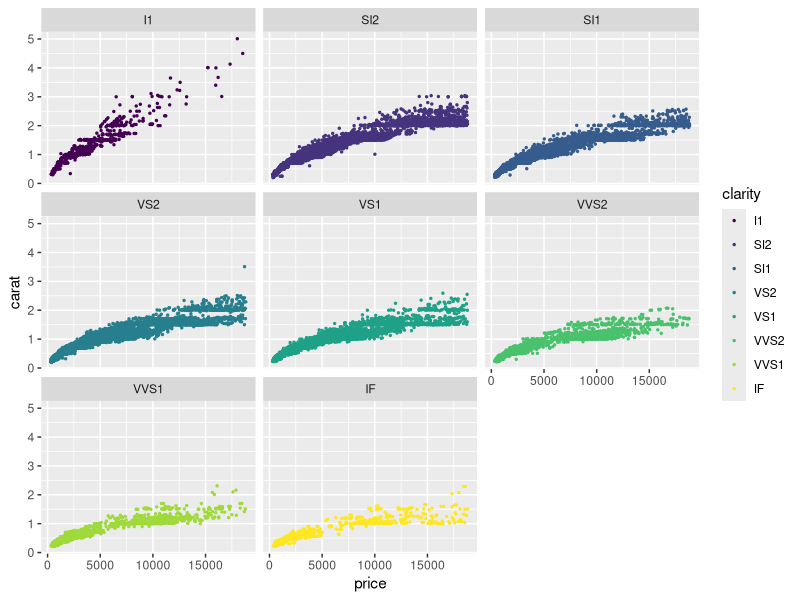
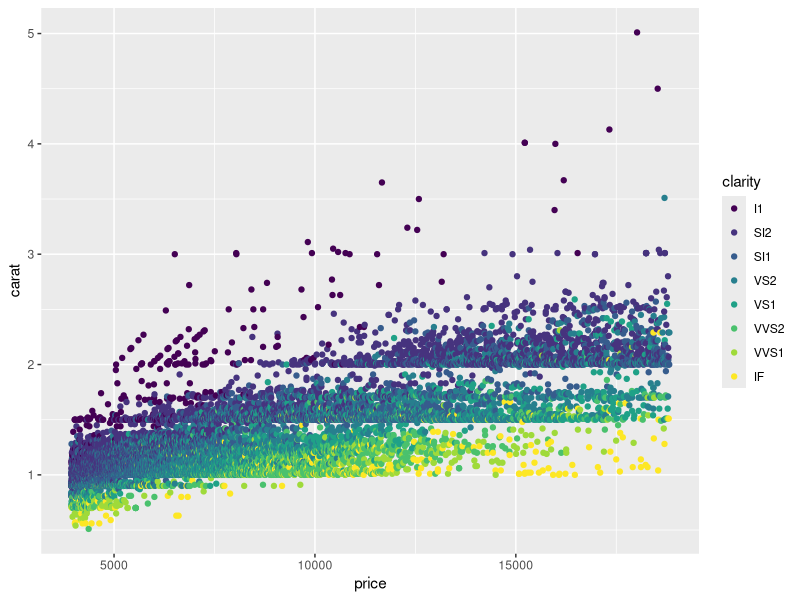
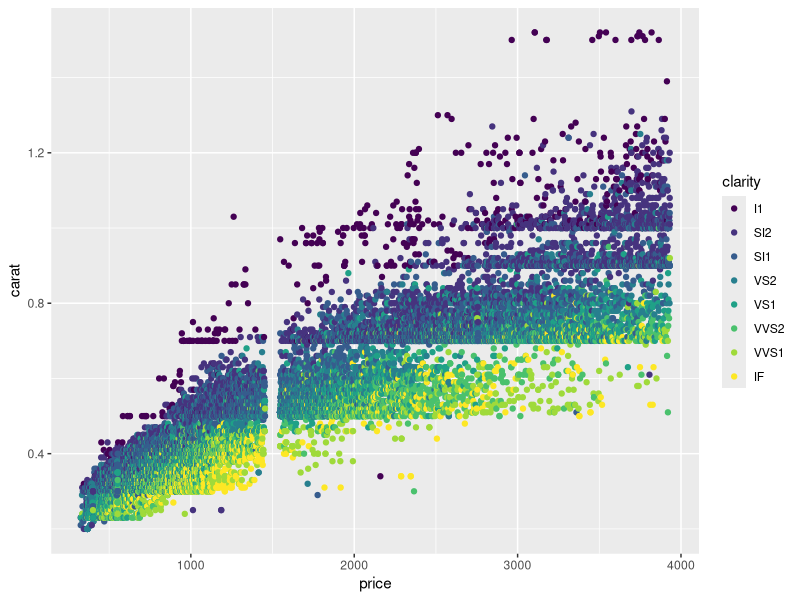
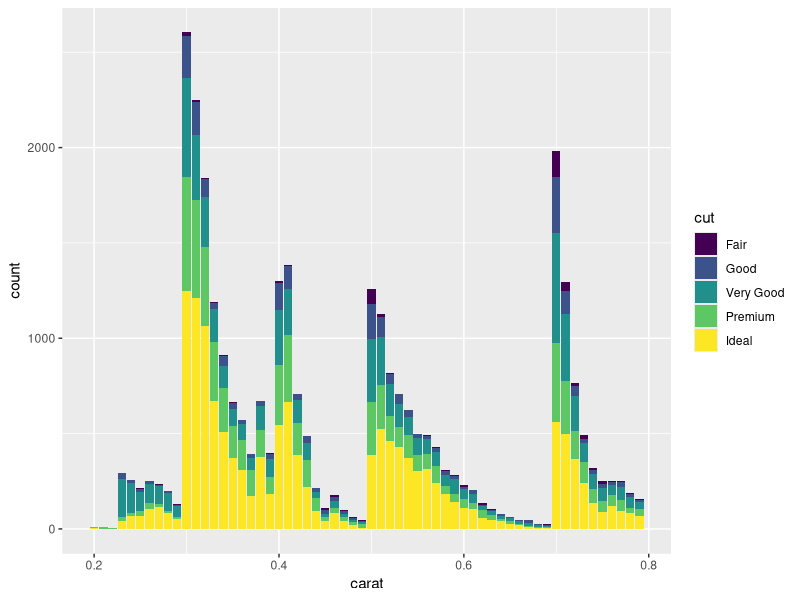
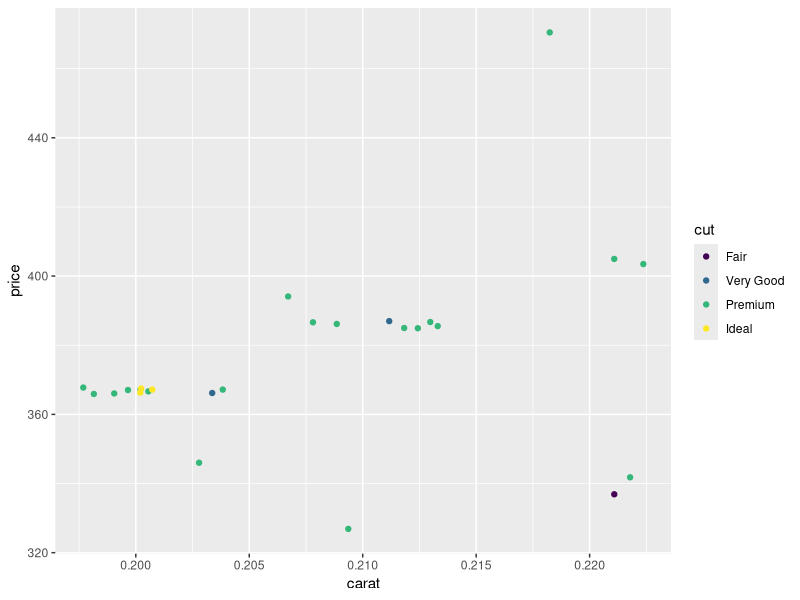
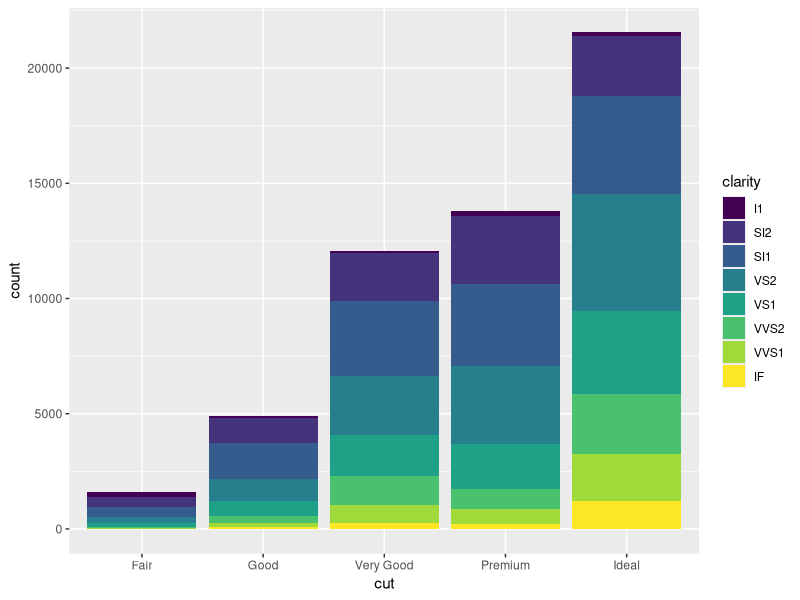
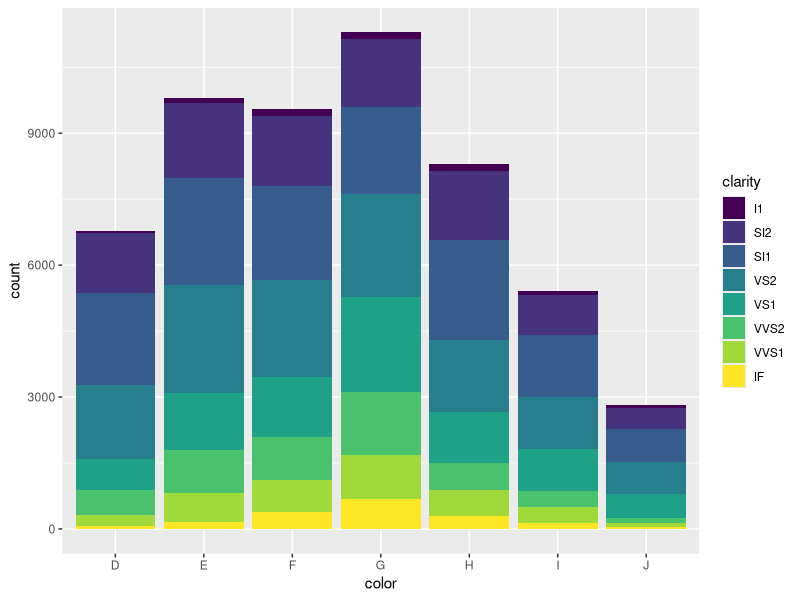
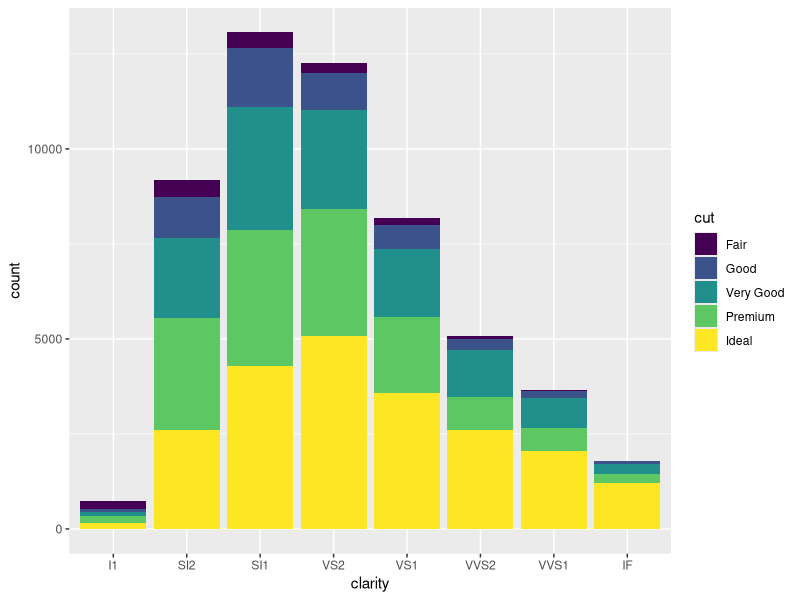

Reproduce these figures in R, in order.
## ---- chunk 1
knitr::opts_chunk$set(echo = TRUE)

# install.packages("ggplot2")
library(ggplot2)
## ---- chunk 2
## take a look
data(diamonds)
head(diamonds)

## ---- chunk 3

str(diamonds)

## ---- chunk 4

help(diamonds)

## ---- chunk 5
# check for NA values

colSums(is.na(diamonds))

## ---- chunk 6
# explore price

summary(diamonds$price)

mean_price <- mean(diamonds$price)

greater_mean_price <- diamonds[diamonds$price > mean_price, ]
lesser_mean_price <- diamonds[diamonds$price < mean_price, ]

ggplot(data = diamonds, aes(price, carat)) +
  geom_point(aes(color = clarity), size = 0.5) +
  facet_wrap(. ~ clarity)

ggplot(data = greater_mean_price, aes(price, carat)) +
  geom_point(aes(color = clarity))

ggplot(data = lesser_mean_price, aes(price, carat)) +
  geom_point(aes(color = clarity))

print(paste("Diamonds priced at $1500:", nrow(diamonds[diamonds$price == 1500, ])))
print(paste("Diamonds priced between $1550 & $1545:", nrow(diamonds[diamonds$price >= 1500 & diamonds$price <= 1545, ])))

## ---- chunk 7
# explore carat

summary(diamonds$carat)

mean_carat <- mean(diamonds$carat)

lesser_mean_carat <- diamonds[diamonds$carat < mean_carat, ]
greater_mean_carat <- diamonds[diamonds$carat > mean_carat, ]

ggplot(data = lesser_mean_carat, aes(carat)) +
  geom_bar(aes(fill = cut))

nrow(diamonds[diamonds$carat < 0.23, ])
nrow(diamonds[diamonds$carat == 0.23, ])
carat_low_df <- diamonds[diamonds$carat < 0.23, ]

ggplot(data = carat_low_df, aes(carat, price), size = 2) +
  geom_jitter(aes(color = cut))

## ---- chunk 8
# explore cut

summary(diamonds$cut)

ggplot(data = diamonds, aes(cut)) +
  geom_bar(aes(fill = clarity))

## ---- chunk 9
# explore color

summary(diamonds$color)

ggplot(data = diamonds, aes(color)) +
  geom_bar(aes(fill = clarity))

## ---- chunk 10
# explore clarity

summary(diamonds$clarity)

ggplot(data = diamonds, aes(clarity)) +
  geom_bar(aes(fill = cut))

best_clarity_df <- diamonds[diamonds$clarity == "IF", ]

ggplot(data = best_clarity_df, aes(cut)) +
  geom_bar(aes(fill = color))

## ---- chunk 11
# explore x

summary(diamonds$x)

nrow(diamonds[diamonds$x == 0.0, ])
zero_x_df <- diamonds[diamonds$x == 0.0, ]

## ---- chunk 12
# explore y

summary(diamonds$y)

nrow(diamonds[diamonds$y == 0.0, ])
zero_y_df <- diamonds[diamonds$y == 0.0, ]

## ---- chunk 13
# explore z

summary(diamonds$z)

nrow(diamonds[diamonds$z == 0.0, ])
zero_z_df <- diamonds[diamonds$z == 0.0, ]

## ---- chunk 14
# explore depth

summary(diamonds$depth)

ggplot(data = diamonds, aes(depth, z), size = 0.5) +
  geom_point(aes(color = cut))

## ---- chunk 15
# explore table

summary(diamonds$table)

## ---- chunk 16
# price vs carat, cut, color, clarity

ggplot(data = greater_mean_price, aes(price, carat)) +
  geom_point(aes(color = cut))

ggplot(data = greater_mean_price, aes(price)) +
  geom_histogram(aes(fill = cut), bins = 90)

ggplot(data = greater_mean_price, aes(price)) +
  geom_histogram(aes(fill = color), bins = 90)

ggplot(data = greater_mean_price, aes(price)) +
  geom_histogram(aes(fill = clarity), bins = 90)
## ---- chunk 17
# carat vs x, y, z, depth, and table

ggplot(data = greater_mean_carat, aes(carat, x)) +
  geom_point(aes(color = cut))

ggplot(data = greater_mean_carat, aes(carat, y)) +
  geom_point(aes(color = cut))

ggplot(data = greater_mean_carat, aes(carat, z)) +
  geom_point(aes(color = cut))

ggplot(data = greater_mean_carat, aes(carat, depth)) +
  geom_point(aes(color = cut))

ggplot(data = greater_mean_carat, aes(carat, table)) +
  geom_point(aes(color = cut))
